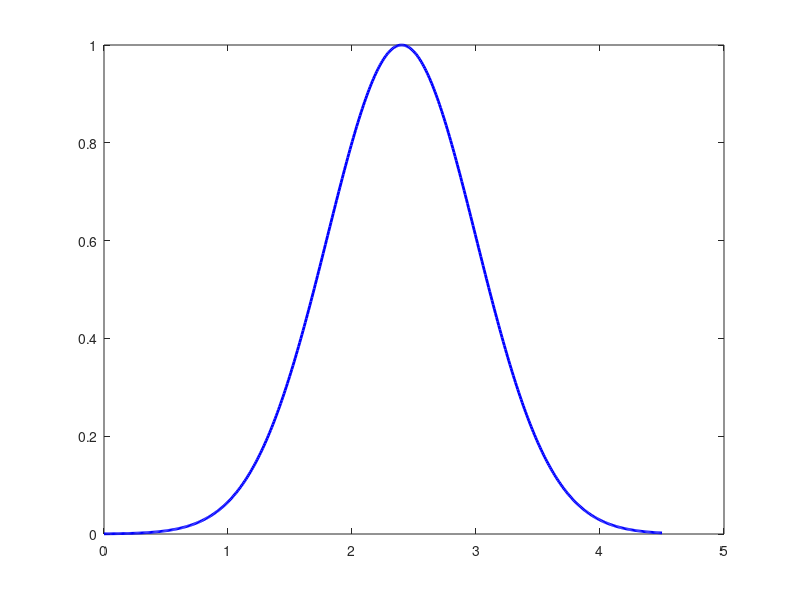

This figure's MATLAB source: (Note: this script raises an error after producing the figure.)
% Parameters
P_l_bar = 3.0;                  % Constraint limit (maximum allowed power)
P_opt = 0.8 * P_l_bar;          % Optimal power value (peak of the bell)
sigma = 0.2 * P_l_bar;          % Standard deviation (controls width of the bell)
beta = 1.0;                     % Scaling factor for reward

% Power range (x-axis)
P_l = linspace(0, 1.5 * P_l_bar, 500);

% Gaussian reward function
reward = beta * exp(-((P_l - P_opt).^2) / (2 * sigma^2));

% Plot
figure;
plot(P_l, reward, 'b-', 'LineWidth', 2); hold on;
xline(P_opt, '--g', 'P_{opt}', 'LabelVerticalAlignment', 'bottom', 'LineWidth', 1.5);
xline(P_l_bar, '--r', 'P_l^{bar}', 'LabelVerticalAlignment', 'bottom', 'LineWidth', 1.5);
xlabel('P_l (Total power exchanged with the grid)');
ylabel('Reward');
title('Gaussian Reward Function (Bell-Shaped)');
legend('reward(P_l)', 'P_{opt} (peak)', 'P_l^{bar} (constraint)', 'Location', 'best');
grid on;
set(gca, 'XMinorGrid', 'on', 'YMinorGrid', 'on') ;
